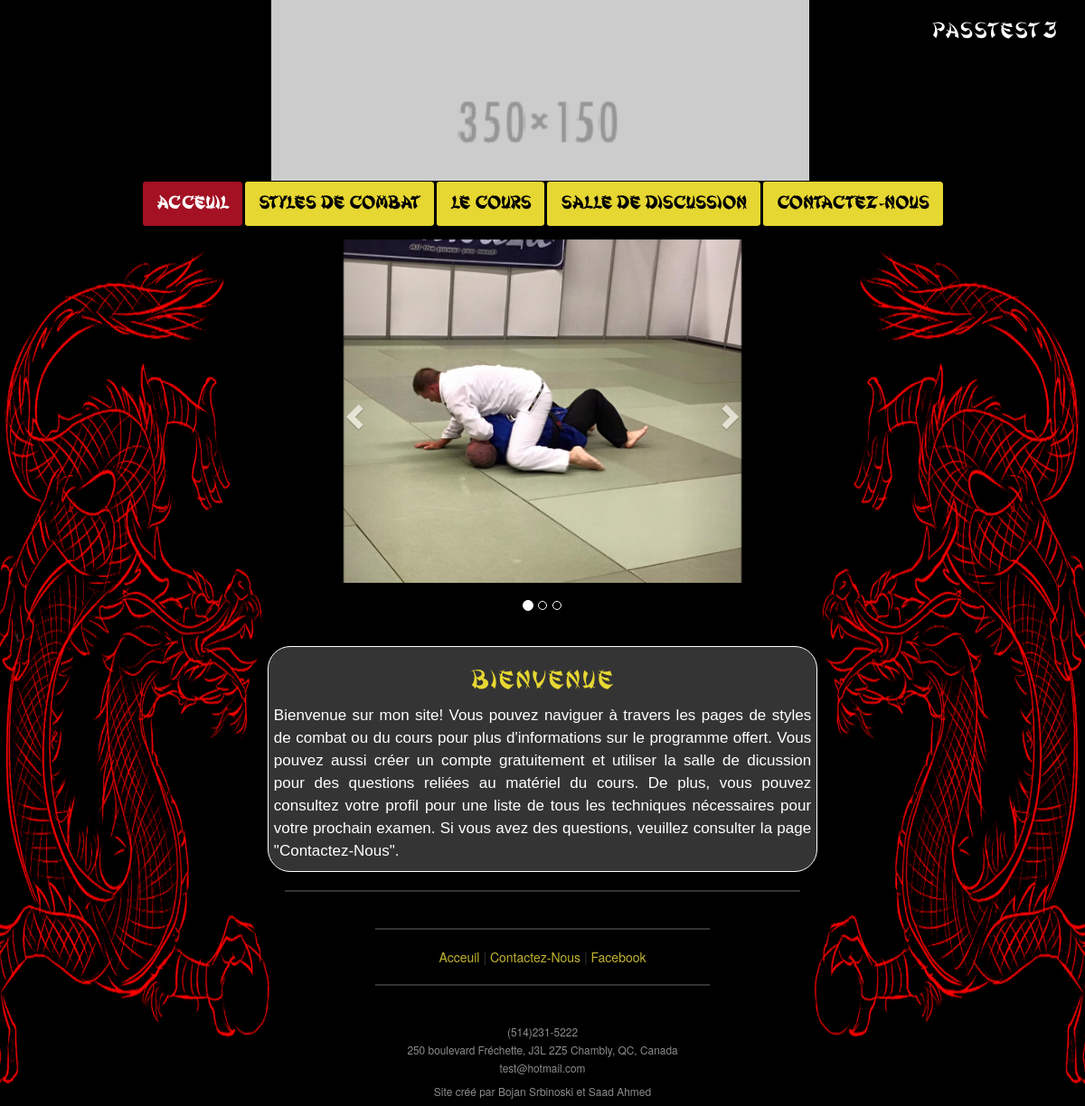
Screenshot of /Pages/index.php (signed in) with the database file from the repository.
### tables this page shows
CREATE TABLE `posts` (
  `postId` int(5) NOT NULL,
  `postTitle` varchar(30) NOT NULL,
  `postImage` varchar(100) DEFAULT NULL,
  `postText` varchar(750) NOT NULL,
  `postDate` date NOT NULL
);

### Pages/index.php (the view, shortened to what this page needs)
<?php
include("headerLayout.php");
include_once($_SERVER['DOCUMENT_ROOT']."/CentreDEnergie/Controllers/dbConnect.php");
?>
<div class="row">
	<div class="col-md-12">
		<div id="main">
			<div id="myCarousel" class="carousel slide" data-ride="carousel">
				<ol class="carousel-indicators">
					<li data-target="#myCarousel" data-slide-to="0" class="active"></li>
					<li data-target="#myCarousel" data-slide-to="1"></li>
					<li data-target="#myCarousel" data-slide-to="2"></li>
				</ol>
				<div class="carousel-inner" role="listbox">
					<div class="item active" >
					  <img class="slideshow-images"src="/CentreDEnergie/Content/img1.jpg" >
					</div>
				</div>
				<a class="left carousel-control" href="#myCarousel" role="button" data-slide="prev">
					<span class="glyphicon glyphicon-chevron-left" aria-hidden="true"></span>
				</a>
				<a class="right carousel-control" href="#myCarousel" role="button" data-slide="next">
					<span class="glyphicon glyphicon-chevron-right" aria-hidden="true"></span>
				</a>
			</div>
			<?php
				$getPosts = $conn->prepare("SELECT * FROM posts ORDER BY postId DESC LIMIT 10");
				$getPosts->execute();
				$getPosts->store_result();
				$getPosts->bind_result($postId,$postTitle,$postImage,$postText,$postDate);
				echo $getPosts->num_rows();
				if($getPosts->num_rows()>0)
				{
					while($getPosts->fetch())
					{
						echo "<br><div class='post'>
								<h2 style=''>".$postTitle."</h2>
								";
								echo "<p class='postContent'>".$postText."</p>
							</div>";
					}
				}
				else
				{
					echo "<p style='text-align:center;color:#e7d732'>Il n'y a pas des nouveaux articles.</p>";
				}
			?>
		</div>
	</div>
</div>
<?php
include("footerLayout.php")
?>

### Content/CSSlayout.css (style rules this page uses)
body { background-image: url("/CentreDEnergie/Content/website_back.png"); background-size:100% 100%; background-repeat:no-repeat; background-attachment:fixed; background-color:black; }

### Content/CSSindex.css (style rules this page uses)
.slideshow-images { width: 25%; margin: 0 auto; }
.carousel-control.left { width: 10%; margin-left: 27%; }
.carousel-control.right { width: 10%; margin-right: 27%; }
.carousel-indicators { bottom: -12%; }
.carousel-inner { margin-top: 10px; margin-bottom: 50px; }
.carousel-inner>.item>img { width: 440px; height: 380px; }
.post h2 { color: #e7d732; text-align: center; font-family: shanghai; letter-spacing: 2px }
.postContent { margin-left: 1%; margin-right: 1%; color: white; line-height: 25px; text-align: justify; font-size: 17px; font-family: Arial; }
.post { border: 1px solid white; border-radius: 25px; margin-left: 24%; margin-right: 24%; word-wrap: break-word; background-color: rgba(105, 105, 105, .5); }

### rows the page displays
posts: postTitle "Bienvenue", postText "Bienvenue sur mon site! Vous pouvez naviguer à travers les pages de styles de combat ou du cours pour plus d'informations sur le programme offert. Vous pouvez aussi créer un compte gratuitement et utiliser la salle de dicussion pour des questions reliées au matériel du cours. De plus, vous pouvez consultez votre profil pour une liste de tous les techniques nécessaires pour votre prochain examen. Si vous avez des questions, veuillez consulter la page \"Contactez-Nous\"."

### other values shown
$username "passtest3"
$getPosts->num_rows() "1"
